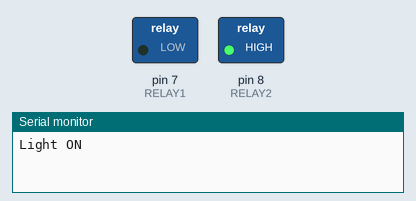
The sketch below on a simulated Arduino Uno, built with avr-gcc and run on an emulated ATmega328P. Shown: switched loads named in the sketch (green lamp = pin HIGH), the last lines printed to the serial monitor.

Above: at 5.0 s.
At 15.0 s:
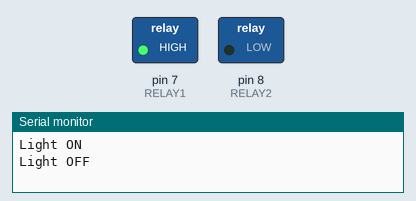
Timing chart, 0 to 26.0 s (numbered marks = the images above):
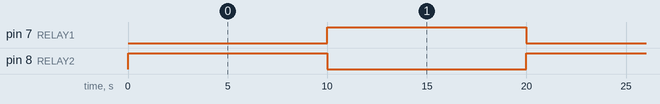

The sketch:

relay_test.ino
```cpp
#define RELAY1  7
#define RELAY2 8
void setup()

{


Serial.begin(9600);
  pinMode(RELAY1, OUTPUT);
  pinMode(RELAY2, OUTPUT);

}

  void loop()

{

   digitalWrite(RELAY1,0);
      digitalWrite(RELAY2,1);

   Serial.println("Light ON");
   delay(10000);

   digitalWrite(RELAY1,1);
      digitalWrite(RELAY2,0);

   Serial.println("Light OFF");
   delay(10000);

}
```

Measured:
- by itself, pin 7 (RELAY1), pin 8 (RELAY2): alternates HIGH for 10.0 s and LOW for 10.0 s
